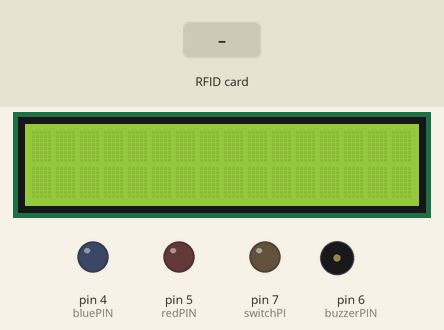
A sketch run on a simulated Arduino Uno, built with avr-gcc and run on an emulated ATmega328P. Parts: 16×2 character LCD, output pins drawn as LEDs (lit = HIGH), buzzer (waves = sounding, pin HIGH). The test bench sets the inputs (shaded band). Pins used as bus, display or sensor lines are not drawn; what the sketch prints to the serial monitor is not drawn.

Above: at 2.3 s.
2.4 s: RFID card 26 BE 28 F9 held to the reader
At 2.9 s:
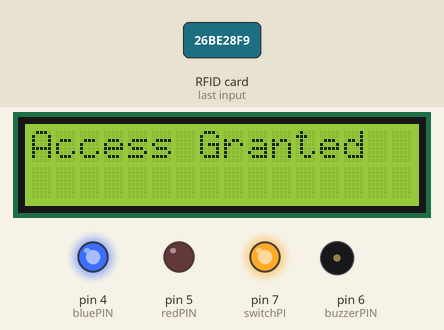
3.9 s: RFID card 5E 7A 19 C4 held to the reader
At 7.9 s:
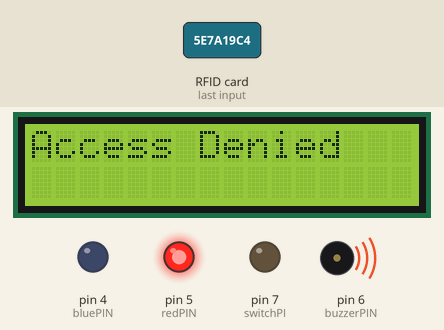
Timing chart, 0 to 12.9 s (numbered marks = the images above; inputs shaded):
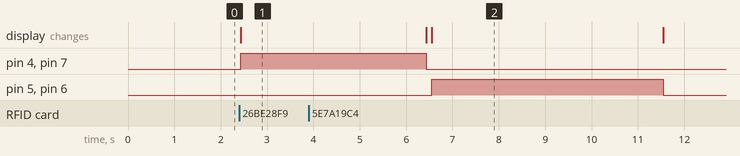

Measured:
- after the input at 2.4 s, pin 4 (bluePIN), pin 7 (switchPI): LOW → HIGH at once; the display: changes at once (image 1)
- after the input at 3.9 s, pin 5 (redPIN), pin 6 (buzzerPIN): LOW → HIGH after 2.6 s, → LOW 5.0 s later; the display: first differs from a run without the input after 2.6 s (image 2)

The sketch:

successfull_code.ino
```cpp
#include <SPI.h>
#include <MFRC522.h>
#include <Wire.h>
#include <LiquidCrystal_I2C.h>
#include <SoftwareSerial.h>
#include <Adafruit_Fingerprint.h>

// RFID Configuration
#define RST_PIN         9
#define SS_PIN          10

LiquidCrystal_I2C lcd(0x27, 16, 2);  // LCD setup
MFRC522 mfrc522(SS_PIN, RST_PIN);   // RFID instance
byte accessUID[4] = {0x26, 0xBE, 0x28, 0xF9}; // Authorized RFID UID

// Fingerprint Configuration
#define RX_PIN 2
#define TX_PIN 3
SoftwareSerial mySerial(RX_PIN, TX_PIN);
Adafruit_Fingerprint finger = Adafruit_Fingerprint(&mySerial);

// Pins for feedback and lock control
int bluePIN = 4;
int redPIN = 5;
int buzzerPIN = 6;
int switchPI = 7;


void setup() {
  pinMode(bluePIN, OUTPUT);
  pinMode(redPIN, OUTPUT);
  pinMode(buzzerPIN, OUTPUT);
  pinMode(switchPI, OUTPUT);


  lcd.init();
  lcd.backlight();

  Serial.begin(9600);
  SPI.begin();
  mfrc522.PCD_Init();
  Serial.println(F("Scan PICC or place finger..."));

  mySerial.begin(57600);
  finger.begin(57600);

  if (finger.verifyPassword()) {
    Serial.println("Fingerprint sensor found!");
  } else {
    Serial.println("Fingerprint sensor not found");
    while (1) delay(1);
  }
  finger.getTemplateCount();
  Serial.print("Fingerprints enrolled: ");
  Serial.println(finger.templateCount);
}

void loop() {

  // Check for RFID tag
  if (mfrc522.PICC_IsNewCardPresent() && mfrc522.PICC_ReadCardSerial()) {
    if (isAuthorizedRFID()) {
      grantAccess("RFID");
    } else {
      denyAccess("RFID");
    }
    mfrc522.PICC_HaltA();
  }

  // If no RFID card, check fingerprint
  else if (getFingerprintID() > 0) {
    grantAccess("Fingerprint");
  }
  delay(100);
}

bool isAuthorizedRFID() {
  for (byte i = 0; i < 4; i++) {
    if (mfrc522.uid.uidByte[i] != accessUID[i]) return false;
  }
  return true;
}

int getFingerprintID() {
  uint8_t p = finger.getImage();
  if (p != FINGERPRINT_OK) return -1;

  p = finger.image2Tz();
  if (p != FINGERPRINT_OK) return -1;

  p = finger.fingerFastSearch();
  if (p != FINGERPRINT_OK) return -1;

  Serial.print("Found ID #"); Serial.print(finger.fingerID);
  Serial.print(" with confidence of "); Serial.println(finger.confidence);
  return finger.fingerID;
}

void grantAccess(String method) {
  Serial.println("Access Granted by " + method);
  lcd.setCursor(0, 0);
  lcd.print("Access Granted");
  digitalWrite(bluePIN, HIGH);
  //digitalWrite(buzzerPIN, HIGH);
  digitalWrite(switchPI, HIGH);
  delay(4000);
  digitalWrite(bluePIN, LOW);
  //digitalWrite(buzzerPIN, LOW);
  digitalWrite(switchPI, LOW);
  lcd.clear();
}

void denyAccess(String method) {
  Serial.println("Access Denied by " + method);
  lcd.setCursor(0, 0);
  lcd.print("Access Denied");
  digitalWrite(redPIN, HIGH);
  digitalWrite(buzzerPIN, HIGH);
  delay(5000);
  digitalWrite(redPIN, LOW);
  digitalWrite(buzzerPIN, LOW);
  lcd.clear();
}
```
